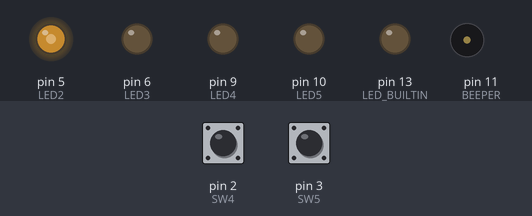
Bench run of a sketch on a simulated Arduino Uno, built with avr-gcc and run on an emulated ATmega328P. On the bench: output pins drawn as LEDs (lit = HIGH), buzzer (waves = sounding). Inputs (shaded band) come from the test bench; at power-on: pin 2 (SW4) HIGH, pin 3 (SW5) HIGH.

Above: at 1.2 s.
1.3 s: pin 2 (SW4) pulled LOW for 1 s
4.3 s: pin 3 (SW5) pulled LOW for 1 s
At 6.0 s:
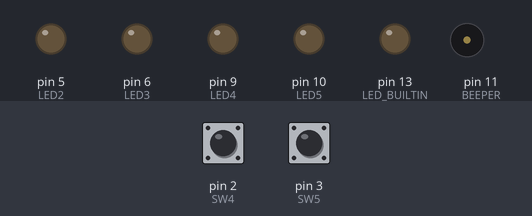
7.3 s: pin 2 (SW4) pulled LOW for 0.15 s
At 8.2 s:
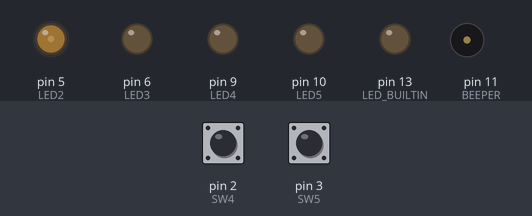
8.9 s: pin 3 (SW5) pulled LOW for 0.15 s
At 9.6 s:
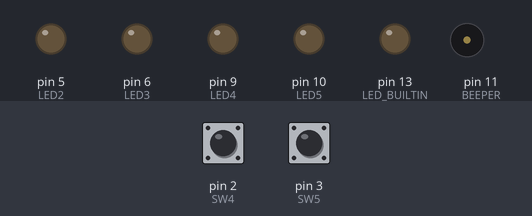
Timing chart, 0 to 11.6 s (numbered marks = the images above; inputs shaded):
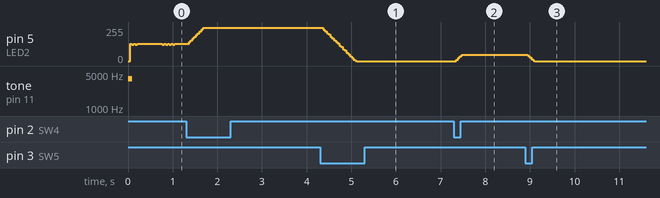

Measured:
- after the input at 4.3 s, pin 5 (LED2): moves from 250/255 to 0/255 over 0.76 s, starting after 0.07 s
- after the input at 7.3 s, pin 5 (LED2): 0/255 → 48/255 after 0.05 s
- after the input at 8.9 s, pin 5 (LED2): 48/255 → 0/255 after 0.05 s

The sketch:

ARPS-Intro-3.ino
```cpp
 /*
Project: Intro-3-Loops                 Activity: mirobo.tech/arps-intro-3
Date:    January 10, 2025

This introductory programming activity for the mirobo.tech ARPS circuit
demonstrates the use of both while-loop and for-loop structures to change
the brightness of an LED using PWM (Pulse-Width Modulation).

Additional program analysis and programming activities introduce the
concepts of local and global variables and demonstrate the analogWrite()
function to generate PWM output.

See the https://mirobo.tech/arps website for more programming activities.
*/

// Define I/O pins used by ARPS human interface devices
const int SW2 = 0;      // Pushbuttons SW2 and SW3 are supported on Arduino
const int SW3 = 1;      // UNO R4 Minima and Arduino UNO R4 WiFi
const int SW4 = 2;      // Pushbuttons SW4 and SW5 work on all Arduino UNO R3
const int SW5 = 3;      // and Arduino UNO R4 circuit boards

const int LED2 = 5;     // ARPS LEDs
const int LED3 = 6;
const int LED4 = 9;
const int LED5 = 10;

const int BEEPER = 11;  // ARPS Piezo beeper LS1

// Define program variables
int SW2State;
int SW3State;
int SW4State;
int SW5State;

int LED2Level = 127;  // LED2 brightness (PWM on-time) value
int pwmCounter;       // Counter for PWM generation loop

void setup() {
  pinMode(SW2,INPUT_PULLUP);
  pinMode(SW3,INPUT_PULLUP);
  pinMode(SW4,INPUT_PULLUP);
  pinMode(SW5,INPUT_PULLUP);
  pinMode(LED2,OUTPUT);
  pinMode(LED3,OUTPUT);
  pinMode(LED4,OUTPUT);
  pinMode(LED5,OUTPUT);
  pinMode(BEEPER,OUTPUT);
  pinMode(LED_BUILTIN,OUTPUT);
  tone(BEEPER,4000,100);  // Say hello!
}

void loop() {
  // Read pushbuttons
  SW4State = digitalRead(SW4);
  SW5State = digitalRead(SW5);

  // Increase brightness
  if(SW4State == LOW && LED2Level < 255) {
    LED2Level += 1;
  }

  // Decrease brightness
  if(SW5State == LOW && LED2Level > 0) {
    LED2Level -= 1;
  }

  // PWM LED2
  pwmCounter = 255;
  while(pwmCounter != 0) {
    if(LED2Level == pwmCounter) {
      digitalWrite(LED2,HIGH);
    }
    pwmCounter --;
    delayMicroseconds(10);
  }
  digitalWrite(LED2,LOW);
}

/* Learn More -- Program Analysis Activities

1.  The main loop of this program starts with program statements that
    read two of the circuit's pushbuttons followed by conditional
    statements that modify the value of the LED2Level variable. What
    range of values is the LED2Level variable allowed by be?

2.  The main loop() of this program is an infinite, (condition-less)
    loop. The while() loop inside the main loop implements a conditional
    structure to determine whether or not it loops so, unlike the main
    loop, it is considered to be a finite loop -- it will stop looping
    when its condition is false.

    What condition is being evaluated inside the while() statement's
    brackets? How many times will the contents of this inner loop run?

3.  The while() loop contains an 'if' condition. What condition is being
    evaluated by this 'if' condition? What happens if the condition is
    true?

4.  Pressing buttons SW4 and SW5 will change the brightness of LED D2 by
    turning it on and off for different relative lengths of time using a
    technique known as PWM (Pulse-Width Modulation).

    How many levels of brightness can LED D2 have in this program?
    Calculate the percentage brightness change corresponding to a single
    digit difference in the value of the LED2Level variable.

5.  A finite while() loop requires three parts to perform its function:

    1) An assignment statement to set the starting state. In this
    program, the statement 'pwmCounter = 255;' sets the starting value
    of the pwmCounter variable.

    2) A condition statement to determine whether or not the contents
    of the loop will repeat. The 'while(pwmCounter != 0)' structure
    keeps running the loop until pwmCounter is equal to 0. Unlike 'if'
    statements, which run the code inside their conditional braces only
    once if a condition is true, while statements keep re-evaluating
    their conditions and repeating the code inside their braces while
    their conditional statements are true.

    3) An expression to modify the conditional variable inside the while()
    loop. If the variable is never modified, the program will appear
    to get stuck in the loop and will never go on to run any other code –-
    the loop then becomes an infinite loop. The statement 'pwmCounter --;'
    uses a decrement operator to decrease the value of the loop variable
    by 1 every time it is encountered in the loop.

    A for() loop is an alternative to a while() loop and incorporates the
    same three parts of a while structure in a single program statement.
    Compare the structure of the while() loop in the program above with
    the for() loop in the program code, below. What is an advantage of
    using a for() loop instead of a while() loop?

  for(int pwmCounter = 255; pwmCounter != 0; pwmCounter --) {
    if(LED2Level == pwmCounter) {
      digitalWrite(LED2,HIGH);
    }
    delayMicroseconds(10);
  }
  digitalWrite(LED2,LOW);

    Next, replace the entire while loop structure in the original program
    with the for() loop, above.

    Compile the program and upload it into your circuit to try it out. Does
    it work the same way as the program did when using the while() loop?

6.  The pwmCounter variable defined in the program's header is known as a
    'global' variable because it is available to all parts of the program.
    The for() loop code added above redefines the pwmCounter variable as a
    'local' variable just for use within the for() loop using the for loop
    initialization statement: 'for(int pwmCounter = 255; ...'

    While both pwmCounter variables share the same name they are different,
    and the contents of the second variable won't be accessible outside of
    the for() loop. As you can imagine, having two different variables with
    the same variable name can potentially lead to unexpected problems in
    your program and should always be avoided –- it's only being done here
    to prove the point that it can be a problem! Let's verify that the two
    pwmCounter variables really are different.

    Add the line:

  pwmCounter = 128;

    above the for() loop in your program, and add the following line
    below the for() loop to indicate whether or not the global pwmCounter
    variable has been modified by the for() loop:

  if(pwmCounter == 128) {
    digitalWrite(LED4,HIGH);
  }
  else {
    digitalWrite(LED4,LOW);
  }

    What value should the (local) pwmCounter variable declared inside
    the for() loop be when the loop finishes?

    Build and upload the program into into your circuit. If LED4 is lit,
    we know that the global pwmCounter variable has not been modified by
    the for() loop. Do you think your prediction of the value of the
    local pwmCounter variable is correct?

7.  Remove the 'int' declaration from the for() loop statement so that it
    now looks like the statement below. This will cause the for() loop
    to use the existing global pwmCounter variable instead of creating
    a different pwmCounter variable local to the loop.

   for(pwmCounter = 255; pwmCounter != 0; pwmCounter --) {

    Build and upload the program to your circuit and run it again. Do you
    think the value of the pwmCounter variable is the same value you
    predicted in the previous question? How could you find out?

8.  A better (and safer) solution for many programs is to use a dedicated
    local variable inside any for() loop, and doing so always requires
    the local variable to be initialized with a type specifier, performed
    by the 'int' specifier shown below:

   for(int pwmCtr = 255; pwmCtr != 0; pwmCtr --) {
    if(LED2Level == pwmCtr) {
      digitalWrite(LED2,HIGH);
    }
    delayMicroseconds(20);
  }
  digitalWrite(LED2,LOW);

    Replace the for() loop code in your program with this new code and
    test it to ensure that it works. The new program now creates a new
    local variable just for use inside the for() loop.

    Next, try removing the 'int' type specifier from the front of the
    pwmCtr variable declaration in the for() statement. Try to build and
    upload the program. What happens? Why?

9.  Arduino includes an analogWrite() instruction that automatically
    generates PWM outputs on up to six special purpose digital output
    pins – these are usually marked with a tilde '~' character on each
    PWM-capable Arduino I/O header pin (the '~' is meant to represent
    an analog wave). The inclusion of the analogWrite() instruction means
    that all of the previous PWM code in this program can be replaced by
    a single analogWrite() statement.

    Let's try it! Replace all of the code below the switch input if()
    conditions in the program with these three lines:

   // PWM LED2
  analogWrite(LED2, LED2Level);
  delay(10);

    Upload the program and verify that SW4 and SW5 modify the LED2
    brightness in the same way the program did before.

    What purpose does the 'delay(10);' statement serve in this program?
    What happens if you comment the 'delay(10);' statement out?

10. All of the work that went into generating and testing our own PWM
    algorithm might seem like wasted effort after realizing that that
    a single instruction can replace all of our code, but that isn't
    necessarily the case. Developing and testing a new algrithm to
    accomplish a specific task is an important skill, and this exercise
    will hopefully build your understanding of how PWM works as well as
    prepare you to investigate and verify new functions that you will
    need to create for specific algorithms or un-supported hardware
    devices. Our code may even work more efficiently than the code in
    pre-made functions, since they often contain extra code to support
    additional features or capabilities that may not be needed in our
    programs.

    Look up the analogWrite() instruction in the Arduino reference
    documentation. What limitiations does analogWrite() have? Can you
    think of any applications that might benefit from different PWM
    frequencies, different PWM resolution (the number of distinct
    output levels), or more PWM outputs? Could our PWM code algorithm
    be modified to overcome some of the limitations of using the built-
    in analogWrite() function?

   Programming Activities

1.  Modify your program to control the brightness of two or more LEDs
    simultaneously. On an Arduino UNO R4, use SW2 and SW5 to increase and
    decrease the brightness of one LED while using SW3 and SW4 to control
    the brightness of a second LED.

    On Arduino UNO R3, use SW4 to set the brightness of one LED and SW5 to
    set the brightness of a second LED.

2.  If you have access to an oscillscope, you can use it to view the PWM
    output waveform being sent to LED2. Measure the time period of the PWM
    wave and calculate the PWM frequency using the analogWrite() function.

    Compare the frequency of a PWM wave generated using one of the original
    loop functions. How could the PWM frequency of the original loop
    functions be changed?

3.  Instead of having an LED turn on at full brightness when a button is
    pressed, create a program that uses a for() loop to automatically
    increase an LED's brightness when a button is pressed one (instead of
    having to hold the up button as in the original program).

    A program like this could also be used to implement a soft-start
    capability for an electric motor in order to prevent or reduce the
    mechanical stress caused by suddenly applying full power to a system.

4.  Either add a second button to the soft-start program, above, to
    gradually turn the LED off by automatically decreasing its output
    level (or use the same start button as a toggle button).

5.  Make a program that automatically creates a repeated, visual 'pulse',
    by continuously brightening and dimming one or more of the LEDs.

6.  Try making a 'chirp' or 'pew-pew' sound effect by using a for loop to
    sweep through a range of frequencies from low to high, or high to low,
    in response to a button press.
*/
```
